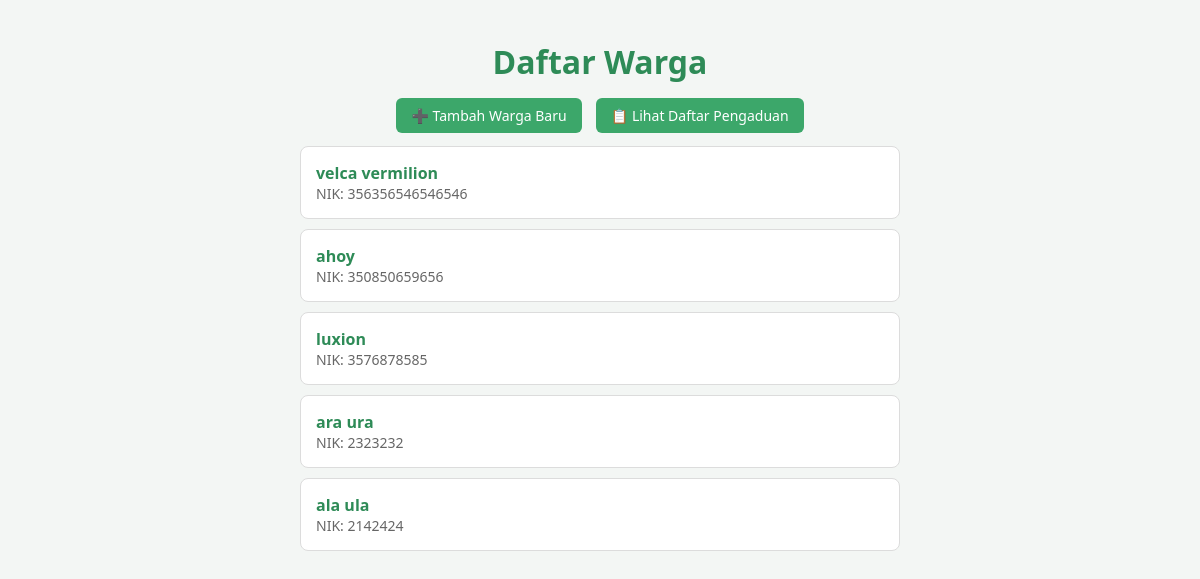
/warga/, run on an earlier commit of the app's database.
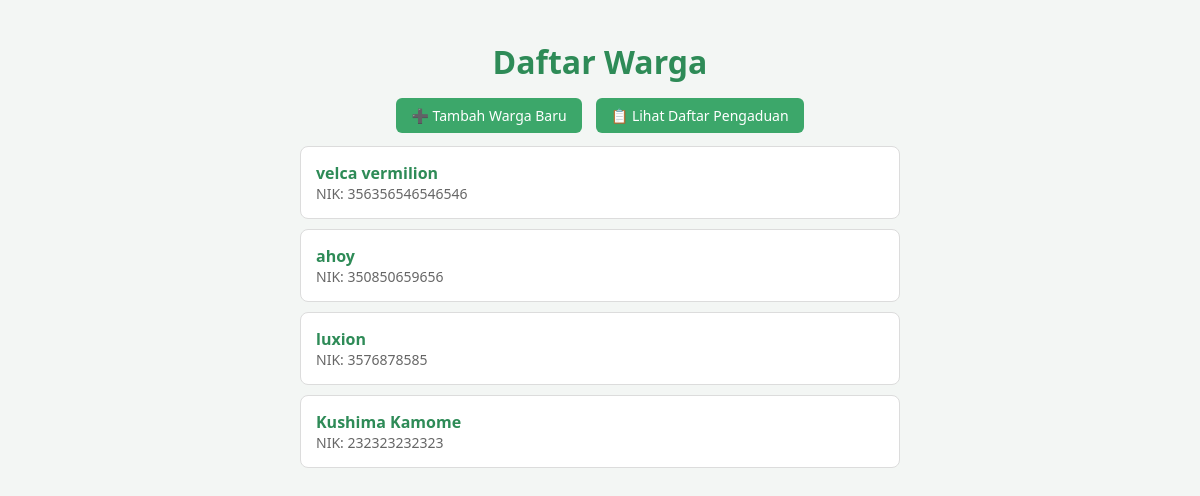
And on a later commit of the database.
### warga/models.py (models this page shows, shortened)
class Warga(models.Model):
    nik = models.CharField(max_length=16, unique=True, verbose_name="Nomor Induk kependudukan")
    nama_lengkap = models.CharField(max_length=100, verbose_name="Nama Lengkap")
    alamat = models.TextField(verbose_name="Alamat Tinggal")
    no_telepon = models.CharField(max_length=15, blank=True, verbose_name="Nomor Telepon")
    tanggal_registrasi = models.DateTimeField(auto_now_add=True)

### warga/views.py (the view)
# urls.py: path('', WargaListView.as_view(), name='warga_list'),
class WargaListView(ListView):
    model = Warga

### warga/templates/warga/warga_list.html (shortened to what this page needs)
<!DOCTYPE html>
<html lang="id">
<head>
</head>
<body>
    <h1>Daftar Warga</h1>
    <div class="nav-links">
        <a href="{% url 'warga-tambah' %}">➕ Tambah Warga Baru</a>
        <a href="{% url 'pengaduan_list' %}">📋 Lihat Daftar Pengaduan</a>
    </div>
    <ul>
        {% for warga in object_list %}
            <li>
                <a href="{% url 'warga_detail' warga.pk %}">
                    {{ warga.nama_lengkap }}
                </a>
                <div class="nik">NIK: {{ warga.nik }}</div>
            </li>
        {% empty %}
            <li class="empty">Belum ada data warga yang terdaftar.</li>
        {% endfor %}
    </ul>
</body>
</html>

### warga/templates/warga/warga_list.html (style rules this page uses)
body { font-family: "Segoe UI", Arial, sans-serif; background-color: #f3f6f4; margin: 40px; color: #333; }
h1 { text-align: center; color: #2e8b57; }
.nav-links { text-align: center; margin-bottom: 20px; }
.nav-links a { text-decoration: none; color: white; background-color: #3ca76a; padding: 8px 15px; border-radius: 6px; margin: 0 5px; font-size: 14px; transition: 0.3s; }
ul { list-style: none; padding: 0; max-width: 600px; margin: 0 auto; }
li { background-color: white; border: 1px solid #dcdcdc; border-radius: 8px; padding: 15px; margin-bottom: 10px; transition: 0.3s; }
li a { font-weight: bold; color: #2e8b57; text-decoration: none; }
.nik { color: #666; font-size: 14px; }

What changed in the data, as far as the page shows it:
removed Warga: nama_lengkap "ara ura", nik "2323232"
removed Warga: nama_lengkap "ala ula", nik "2142424"
added Warga: nama_lengkap "Kushima Kamome", nik "232323232323"
